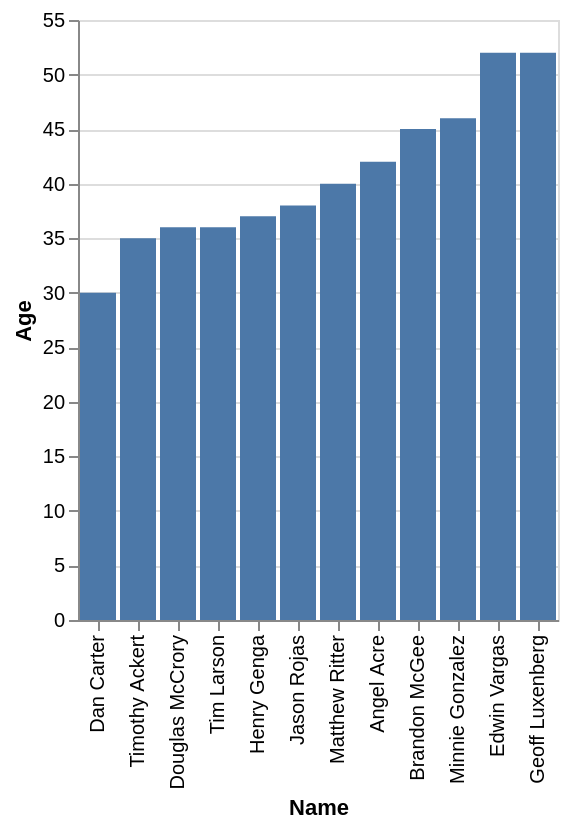

The specification (Vega-Lite) saved for this image:
### Vega-Lite specification from a JSON file in a GitHub repository (floating-point values rounded to 4 significant figures)
{"data": {"values": [{"x_data": "Dan Carter", "y_data": 30}, {"x_data": "Timothy Ackert", "y_data": 35}, {"x_data": "Douglas McCrory", "y_data": 36}, {"x_data": "Tim Larson", "y_data": 36}, {"x_data": "Henry Genga", "y_data": 37}, {"x_data": "Jason Rojas", "y_data": 38}, {"x_data": "Matthew Ritter", "y_data": 40}, {"x_data": "Angel Acre", "y_data": 42}, {"x_data": "Brandon McGee", "y_data": 45}, {"x_data": "Minnie Gonzalez", "y_data": 46}, {"x_data": "Edwin Vargas", "y_data": 52}, {"x_data": "Geoff Luxenberg", "y_data": 52}]}, "mark": "bar", "encoding": {"x": {"field": "x_data", "type": "nominal", "title": "Name", "sort": {"op": "sum", "field": "y_data", "order": "ascending"}}, "y": {"field": "y_data", "type": "quantitative", "title": "Age"}}}
